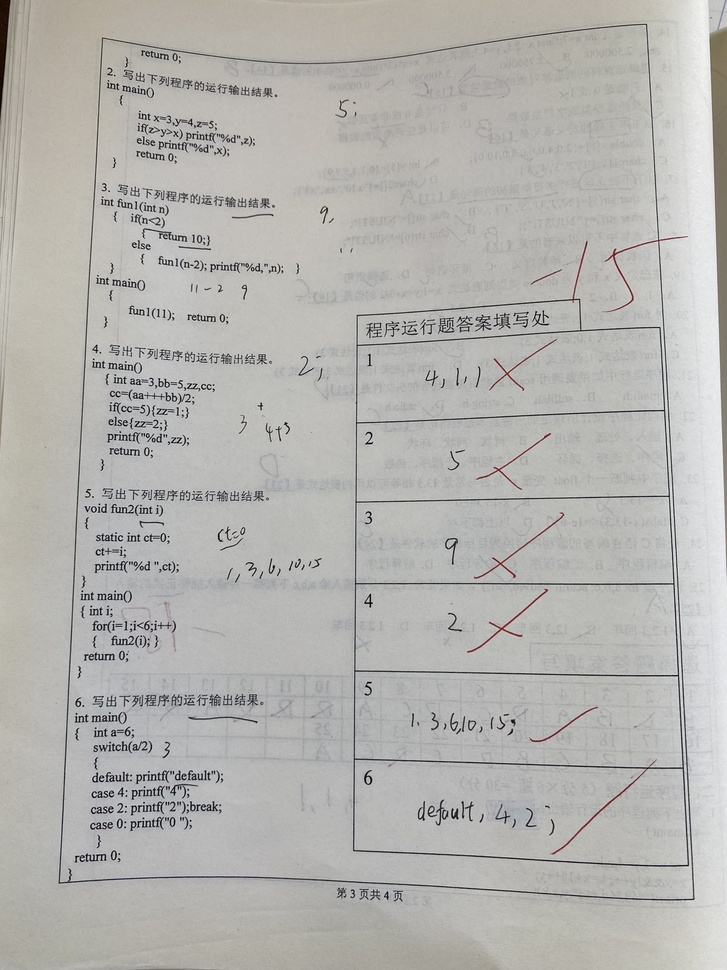
#> input picture IMG_8364.JPG, 727 x 970 px, shrunk from 2917 x 3890 before the run
$ python ocr_yolo_select.py
#> lines starting #> are read from the running program, lines starting #| are printed output that depends on the picture; after the words box and inside, x2 and y2 are one past the last pixel; in counts of white or black regions, pixels touching at a corner belong together
import cv2
import numpy as np


def keep_black_pixels(image_path, output_path):
    # 1. 读取图像（保留Alpha通道，如果有）
#> called with image_path = 'IMG_8364.JPG', output_path = 'output3.png'
    img = cv2.imread(image_path, cv2.IMREAD_UNCHANGED)
#> img is the input picture: shape (970, 727, 3); mean B, G, R 176.3, 179.7, 180.8

    if img is None:
        print("错误：图像加载失败！")
        return

    gray = cv2.cvtColor(img, cv2.COLOR_BGR2GRAY)

    # 中值滤波去噪
    gray = cv2.medianBlur(gray, 3)
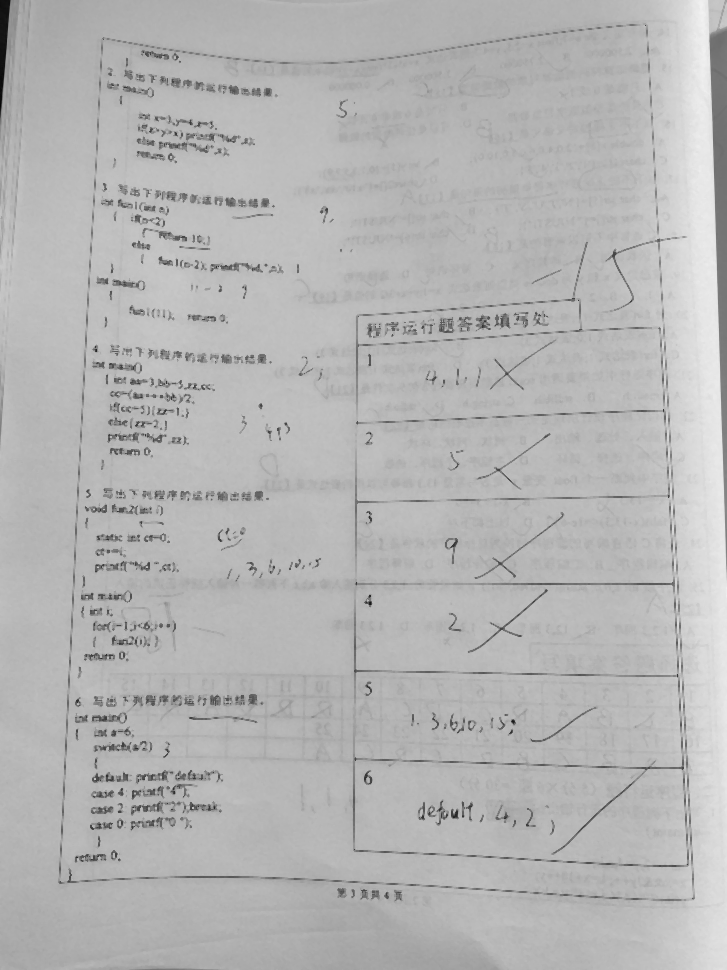
#> gray: shape (970, 727); min 4, max 242, mean 180.9

    # 二值化处理
    _, binary = cv2.threshold(gray, 0, 255, cv2.THRESH_BINARY | cv2.THRESH_OTSU)
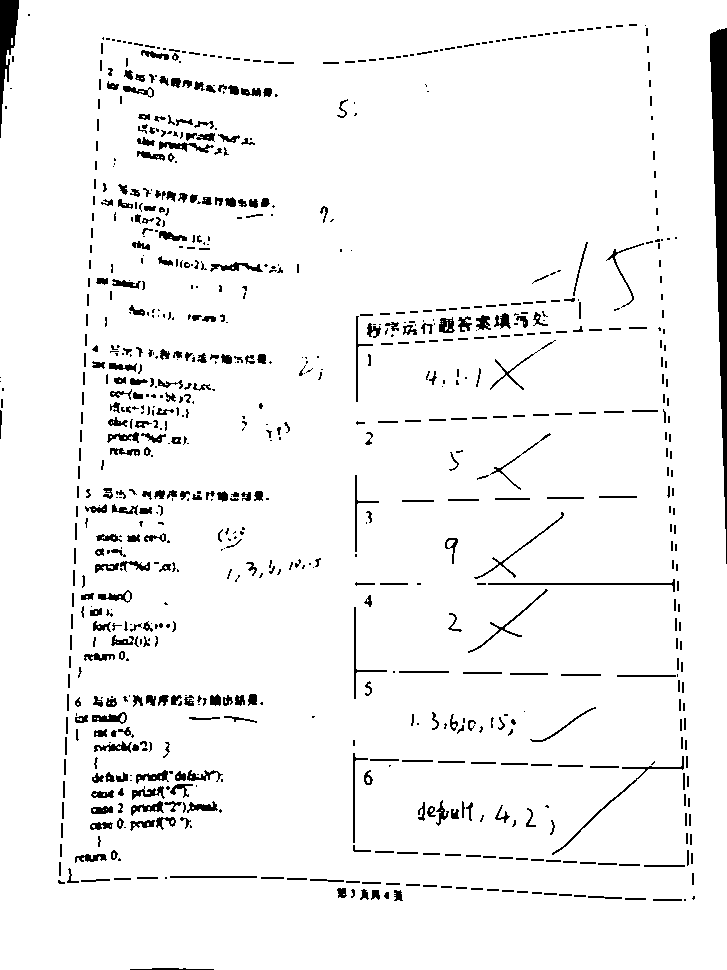
#> binary: shape (970, 727); 95% white; 837 black regions (385 under 20 px), largest, box (x1, y1, x2, y2) and area: (710, 28, 727, 564) 4769, (0, 0, 19, 138) 1186, (552, 756, 684, 855) 400

    # 将单通道二值图像转换为3通道RGB图像
    binary_rgb = cv2.cvtColor(binary, cv2.COLOR_GRAY2BGR)

    # 5. 保存结果
    cv2.imwrite(output_path, binary_rgb)
    print(f"处理完成，结果已保存至：{output_path}")


# 使用示例
keep_black_pixels("IMG_8364.JPG", "output3.png")

$ run again, with IMG_8348.JPG copied over IMG_8364.JPG
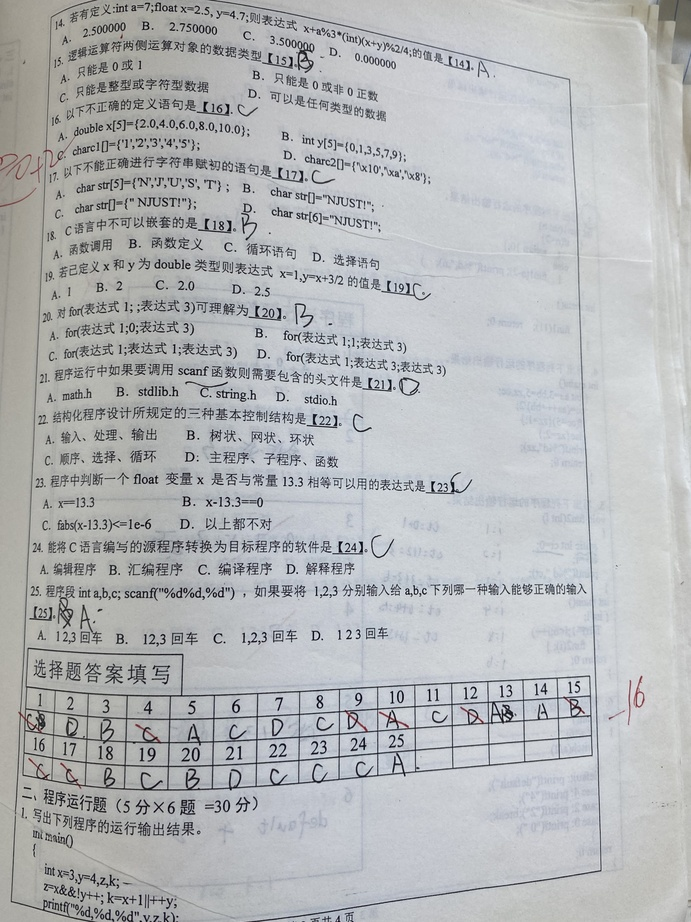
#> input picture IMG_8348.JPG, 691 x 922 px, shrunk from 2772 x 3696 before the run
#> in keep_black_pixels, img is the input picture: shape (922, 691, 3); mean B, G, R 184.7, 182.7, 180.5
#> in keep_black_pixels, `gray = cv2.medianBlur(gray, 3)`:
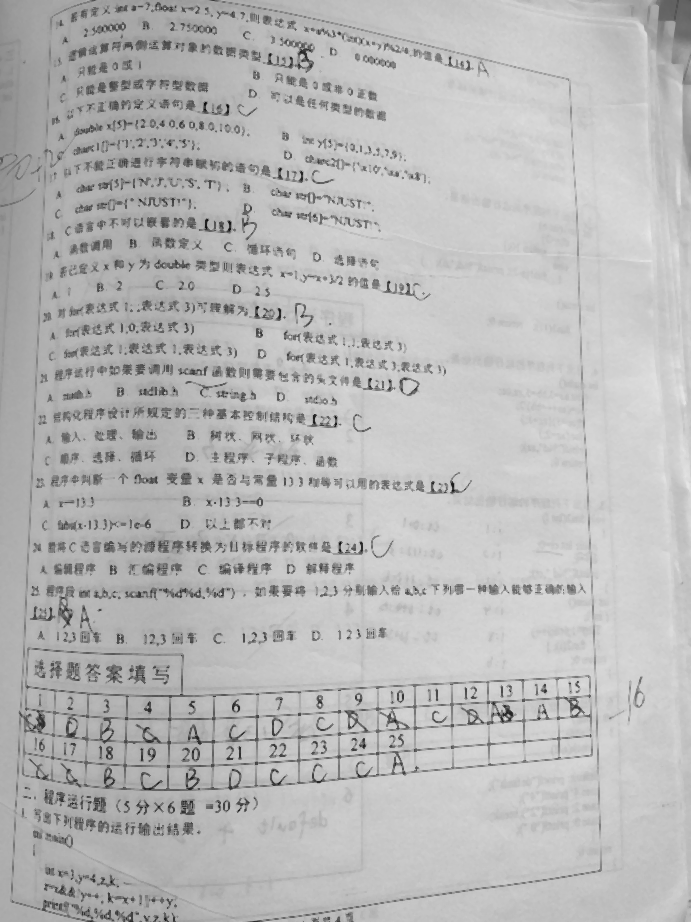
#> gray: shape (922, 691); min 13, max 230, mean 184.2
#> in keep_black_pixels, `_, binary = cv2.threshold(gray, 0, 255, cv2.THRESH_BINARY | cv2.THRESH..`:
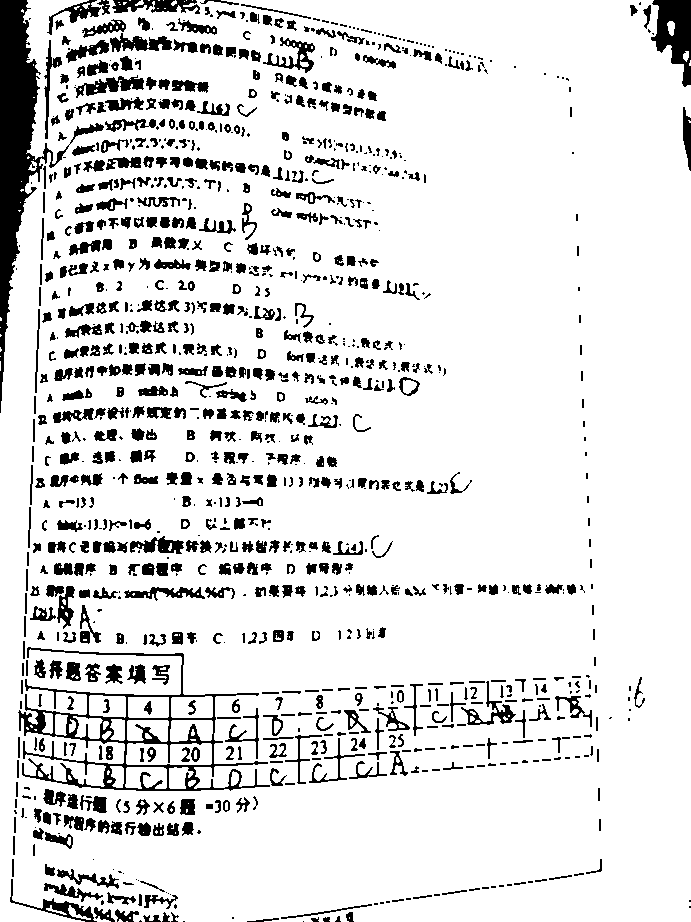
#> binary: shape (922, 691); 87.7% white; 1123 black regions (389 under 20 px), largest, box (x1, y1, x2, y2) and area: (0, 0, 104, 413) 8855, (18, 647, 270, 791) 5427, (651, 0, 691, 87) 2011

$ run again, with IMG_8356.JPG copied over IMG_8364.JPG
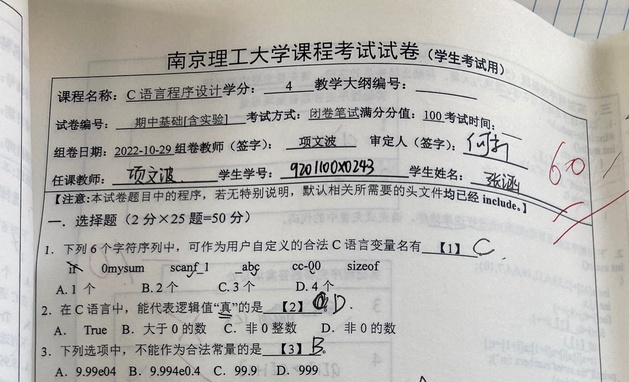
#> input picture IMG_8356.JPG, 629 x 382 px, shrunk from 2524 x 1532 before the run
#> in keep_black_pixels, img is the input picture: shape (382, 629, 3); mean B, G, R 176, 180.2, 182
#> in keep_black_pixels, `gray = cv2.medianBlur(gray, 3)`:
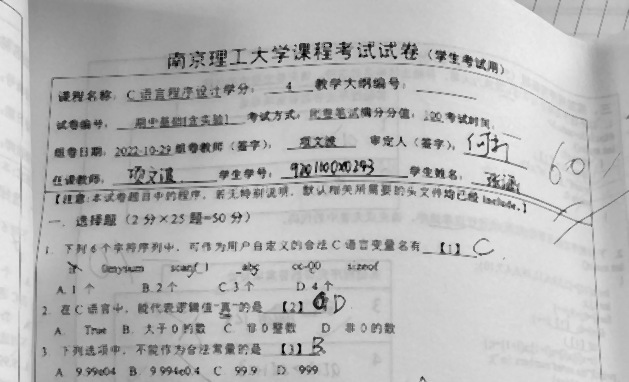
#> gray: shape (382, 629); min 1, max 236, mean 182.4
#> in keep_black_pixels, `_, binary = cv2.threshold(gray, 0, 255, cv2.THRESH_BINARY | cv2.THRESH..`:
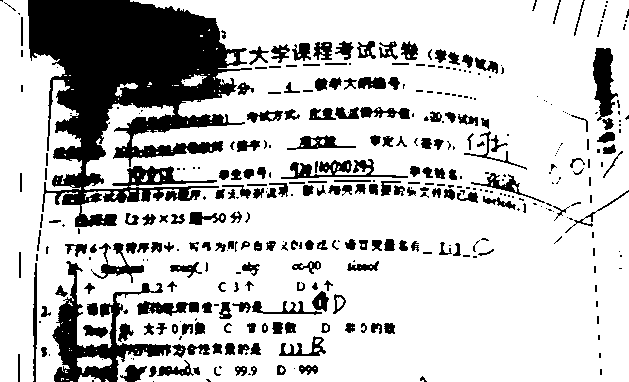
#> binary: shape (382, 629); 78% white; 385 black regions (176 under 20 px), largest, box (x1, y1, x2, y2) and area: (28, 0, 252, 227) 26038, (52, 261, 171, 382) 3930, (593, 48, 618, 121) 1094
